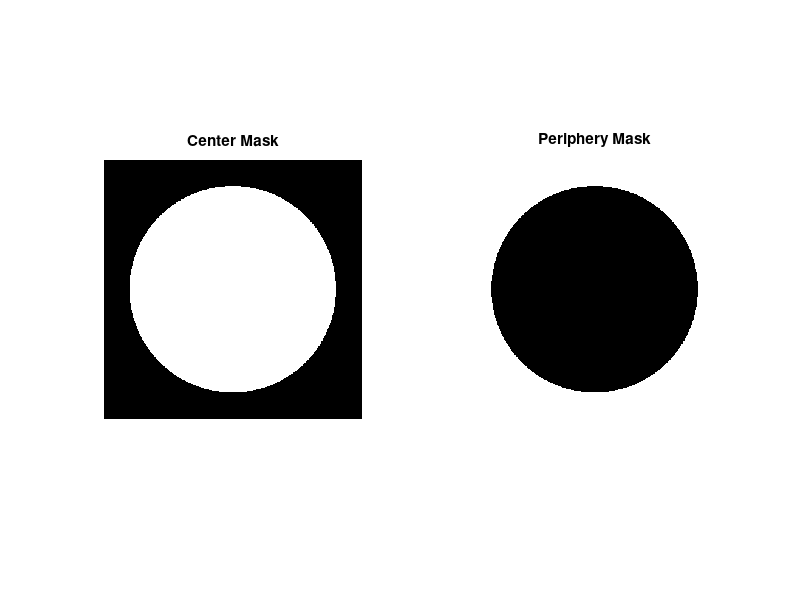

Here is the MATLAB script that generated this plot:
% Define image size
imageSize = 425;

% Define the desired number of pixels for each region
numPixelsPerRegion = sum(sum(true(imageSize)));

% Create meshgrid
[X, Y] = meshgrid(1:imageSize, 1:imageSize);

% Define circle parameters
centerX = imageSize / 2;
centerY = imageSize / 2;

% Initialize radius
% radius = 169;
radius = 170;

% Initialize masks
centerMask = false(imageSize);
peripheryMask = false(imageSize);

% Calculate the desired area for each region
desiredAreaPerRegion = numPixelsPerRegion / 2;

% Update the circular mask for the center
centerMask = (X - centerX).^2 + (Y - centerY).^2 <= radius^2;

% Calculate the area of the center region
centerArea = sum(centerMask(:));

% Calculate the area of the periphery region
peripheryArea = imageSize^2 - centerArea;

peripheryArea - centerArea

% Create periphery mask by excluding the center region
peripheryMask = ~centerMask;

% Visualize the masks
figure;
subplot(1, 2, 1);
imshow(centerMask);
title('Center Mask');

subplot(1, 2, 2);
imshow(peripheryMask);
title('Periphery Mask');

save('centerMask2.mat', 'centerMask');
save('peripheryMask2.mat', 'peripheryMask');
